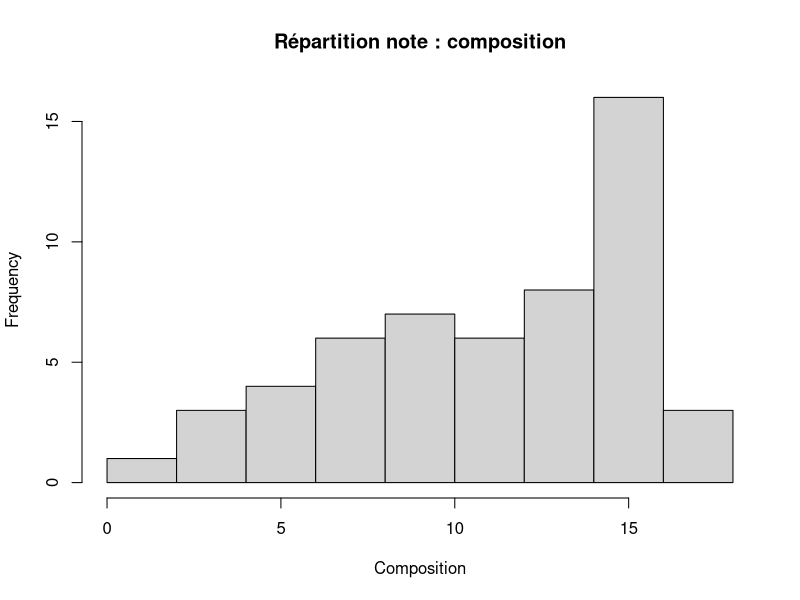
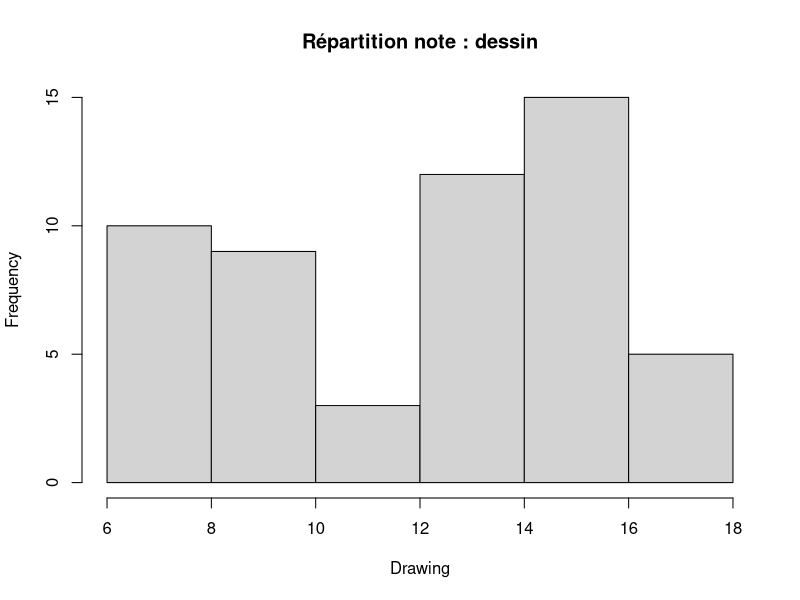
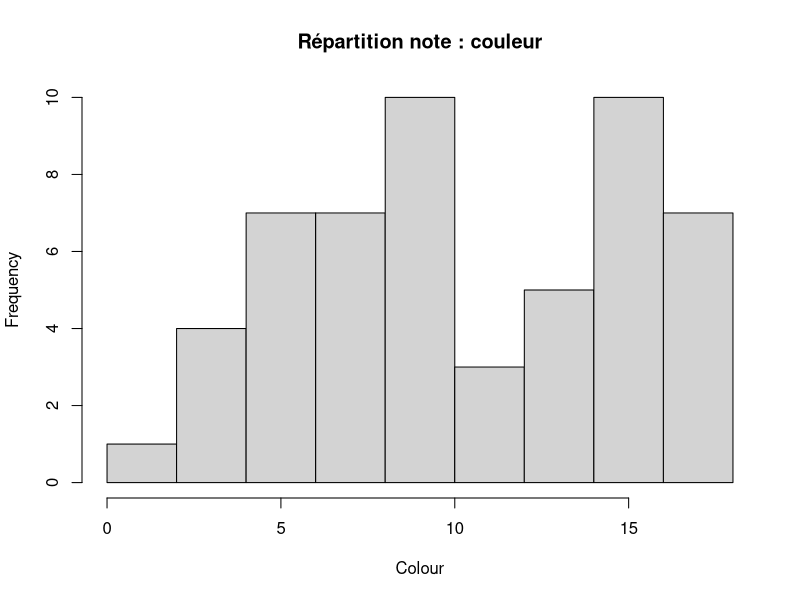
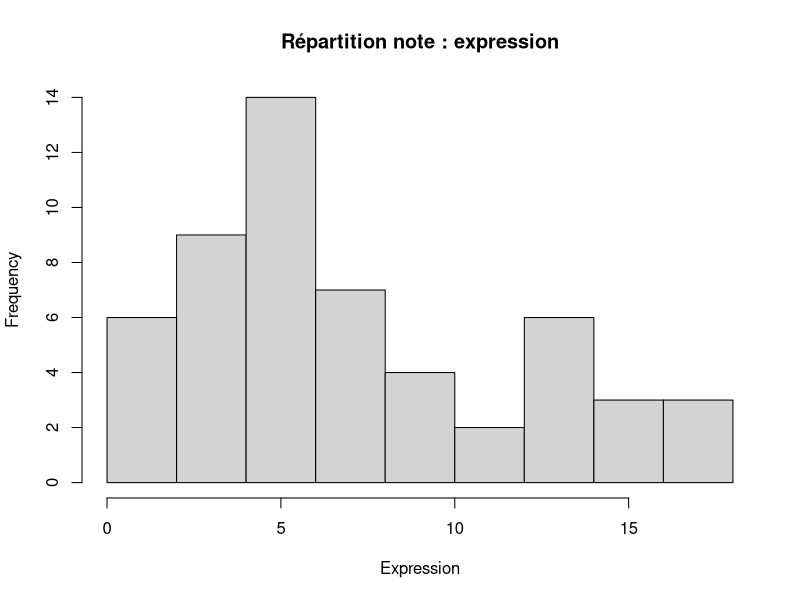
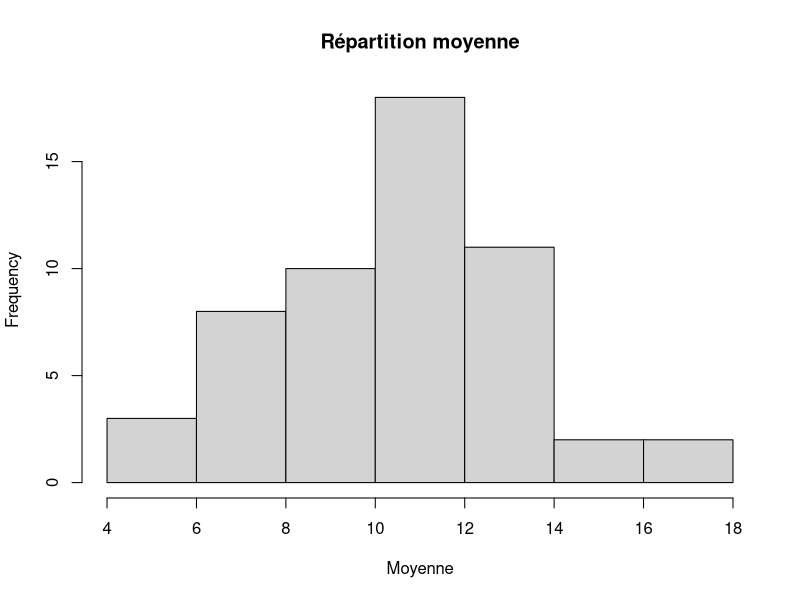

The R script that drew these images, in order: (Note: this script raises an error after producing the figures.)
#     P1

library(MASS)
head(painters)


# Q1
histo<-hist(painters$Composition, xlab="Composition", main="Répartition note : composition")
histo1<-hist(painters$Drawing, xlab="Drawing", main="Répartition note : dessin")
histo2<-hist(painters$Colour, xlab="Colour", main="Répartition note : couleur")
histo3<-hist(painters$Expression, xlab="Expression", main="Répartition note : expression")


# Q2
painters_2 <- painters
moyenne <- (painters$Composition + painters$Drawing + painters$Colour + painters$Expression) / 4


painters_2$Moyenne <- moyenne
painters_2 <- subset(painters_2, select = -c(Composition:School))

head(painters_2)


# Q3
moyenne_emp <- sum(painters_2$Moyenne) / nrow(painters_2)
moyenne_emp



variance_tab <- (painters_2$Moyenne - moyenne_emp)**2

variance_emp <- sum(variance_tab) / nrow(painters_2)
variance_emp

variance_emp_c <- sum(variance_tab) / (nrow(painters_2) - 1)
variance_emp_c


ecart_type_emp <- sqrt(variance_emp)
ecart_type_emp

ecart_type_emp_c <- sqrt(variance_emp_c)
ecart_type_emp_c


# Q4
moyenne_emp_v <- mean(painters_2$Moyenne)
moyenne_emp_v

variance_emp_v <- var(painters_2$Moyenne) * ((nrow(painters_2) - 1) / nrow(painters_2))
variance_emp_v

variance_emp_c_v <- var(painters_2$Moyenne)
variance_emp_c_v


ecart_type_emp_v <- sd(painters_2$Moyenne) * sqrt(((nrow(painters_2) - 1) / nrow(painters_2)))
ecart_type_emp_v

ecart_type_emp_c_v <- sd(painters_2$Moyenne)
ecart_type_emp_c_v


# Q5
histo4<-hist(painters_2$Moyenne, xlab="Moyenne", main="Répartition moyenne")
# Ressemble à une loi normale
#   symétrie
#   les queues sont ni trop grandes ni trop petites
#   le mode est environ égal à la moyenne et à la médiane



# P2

unif # loi uniforme
pois # loi de Poisson
exp # loi exponentielle
binom # loi binomiale
norm # loi normale
t # loi de Student
chisq # loi du X2
f # loi de Fisher

dunif(1, min = 2, max = 5)
dunif(2, min = 2, max = 5)
dunif(4, min = 2, max = 5)
dunif(6, min = 2, max = 5)

punif(4, min = 2, max = 5)

qunif(0.25, min = 2, max = 5) # fractile d'ordre 0.25, premier quartile

runif(1, min = 2, max = 5)

# Ajout de
# d : fonction de densité
# p : fonction de répartition
# q : fractile
# r : réalisation d'une va

# Q6.1
1 - pnorm(3)
pnorm(3, lower.tail=FALSE) # par défaut loi normale centréee réduite

# Q6.2
pnorm(42, mean = 35, sd = 6)

# Q6.3
pnorm(50, mean = 35, sd = 6) - pnorm(40, mean = 35, sd = 6)

# Q6.4
n <- 5
dbinom(n-1, n, 0.5)

n <- 10
dbinom(n-1, n, 0.5)

n <- 30
dbinom(n-1, n, 0.5)

# Q6.5
sum(dbinom(15:20, 20, 0.5))
1 - pbinom(14, 20, 0.5)

# Q6.6
sum(dbinom(10:15, 20, 0.5))
pbinom(15, 20, 0.5) - pbinom(9, 20, 0.5)



# Q7
for (n in c(0.05, 0.1, 0.9))
{
  print(qnorm(n, mean=0, sd=1)) # Q7.1

  print(qchisq(n, 10)) # Q7.2

  print(qt(n, 5)) # Q7.3

  print(qf(n, 2, 5)) # Q7.4
}

# qnorm(c(0.05, 0.1, 0.9), mean=0, sd=1)

# P3

carre <- function(x) {
  y <- x * x
  return(y)
}

carre(2)



puissance <- function(a, b) {
  return(a^b)
}

puissance(2, 3)


# Q8

dloi <- function (x, b) {
  if (b <= 0)
  {
    stop("B ne peut pas être inférieur à 0")
  }
  a <- (2/(b**2))
  f <- a * x
  f[(x<0 | x > b)] <- 0
  return (f)
}

dloi(5, 5)
dloi(5:8, 18)

curve(dloi(x, 3), from = -5, to = 5)

# Q9

dloi(c(-1, 0, 1, 2, 3, 4, 5), 3)

# Q10
ploi <- function (x, b) {
  if (b <= 0)
  {
    stop("B ne peut pas être inférieur à 0")
  }
  a_prim <- (1 / (b**2))
  f <- a_prim * (x**2)
  f[x <= 0] <- 0
  f[x >= b] <- 1
  return (f)
}

# Q11
curve(ploi(x, 3), from = -5, to = 5)

# Q12
qloi <- function(alpha, b)
{
  if (b <= 0)
  {
    stop("B ne peut pas être inférieur à 0")
  }

  if (alpha < 0 || alpha > 1)
  {
    stop("Alpha doit être compris entre 0 et 1")
  }

  f <- b * sqrt(alpha)
  f[alpha == 0] <- 0
  f[alpha == 1] <- b
  f[alpha < 0 | alpha > 1] <- NULL
  return(f)
}

curve(qloi(x, 3), from =0, to = 1)

# Q13
rloi <- function(n, b)
{
  if (b <= 0)
  {
    stop("B ne peut pas être inférieur à 0")
  }

  if (n <= 0)
  {
    stop("On ne peut pas générer un échantillon de taille nulle ou négative")
  }

  real_dloi <- qloi(runif(n, min=0, max=1), b)
  return (real_dloi)
}

# Q14
res1 <- rloi(1000, 3)
histo <- hist(res1, freq = FALSE)
curve(dloi(x, 3), from = -1, to = 5, add = TRUE)
